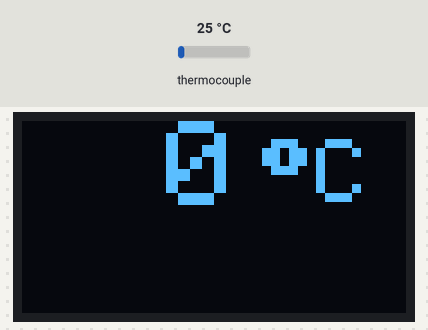
The sketch below on a simulated STM32 Blue Pill. On the bench: 128×64 one-colour display. The inputs (shaded band) are chosen by the test bench; at power-on: thermocouple 25 °C.

Above: at 0.2 s.
At 11.4 s:
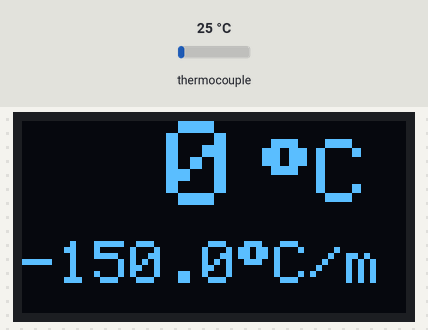
At 22.8 s:
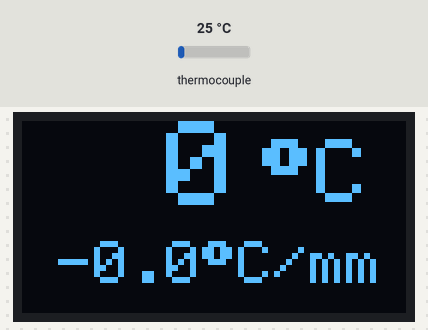

The sketch:

TermometroOrly.ino
```cpp
#include "max6675.h"
#include <SPI.h>
#include <Wire.h>
#include <Adafruit_GFX.h>
#include <Adafruit_SSD1306.h>

#define SCREEN_WIDTH 128 // OLED display width, in pixels
#define SCREEN_HEIGHT 64 // OLED display height, in pixels
// If using software SPI (the default case):
#define OLED_MOSI PB6
#define OLED_CLK PB7
#define OLED_DC PB8
#define OLED_CS PA15
#define OLED_RESET PB9
Adafruit_SSD1306 display(SCREEN_WIDTH, SCREEN_HEIGHT,
                         OLED_MOSI, OLED_CLK, OLED_DC, OLED_RESET, OLED_CS);

#define THERM_DO PA8
#define THERM_CS PA9
#define THERM_CLK PA10
MAX6675 thermocouple(THERM_CLK, THERM_CS, THERM_DO);

#define SENSOR_DELAY 100  // ms
#define SPEED_INTERVAL 50 // sample periods (10seg)
#define SPEED_FACTOR 6

char tbs[3];
float lastTemp;
int count;

// filter
#define SIZE 15
int head;
float temps[SIZE];
float averageTemp = 0;

void setup()
{
  display.begin(SSD1306_SWITCHCAPVCC);

  // Clear the buffer
  display.clearDisplay();
  display.setTextColor(WHITE, BLACK);
  display.setRotation(2);

  count = 0;
  head = 0;
  lastTemp = thermocouple.readCelsius();

  // Celcious degrees
  display.setTextSize(3);
  display.setCursor(80, 6);
  display.print((char)247);
  display.print("C");
  // drawing commands to make them visible on screen!
  display.display();
}

void loop()
{
  float temp = filter(thermocouple.readCelsius());
  delay(SENSOR_DELAY);

  display.setCursor(0, 0);
  display.setTextSize(4);
  sprintf(tbs, "%3d", int(temp + 0.5));
  display.print(tbs);
  // drawing commands to make them visible on screen!
  display.display();
  delay(SENSOR_DELAY);

  count = (count + 1) % SPEED_INTERVAL;
  if (count == 0)
  {
    float speed = (temp - lastTemp) * SPEED_FACTOR;
    lastTemp = temp;
    display.setTextSize(2);
    display.setCursor(0, 40);
    sprintf(tbs, "%5.1f", speed);
    display.print(tbs);
    display.print((char)247);
    display.print("C/m");
    // drawing commands to make them visible on screen!
    display.display();
  }
}

float filter(float currentValue)
{
  averageTemp -= temps[head]/SIZE;
  averageTemp += currentValue/SIZE;
  temps[head] = currentValue;
  head = (head+1) % SIZE;
}
```

Measured:
- what the display in image 0 shows lasts 11.2 s, from 0.2 s to 11.4 s
- what the display in image 1 shows lasts 11.3 s, from 11.4 s to 22.7 s
